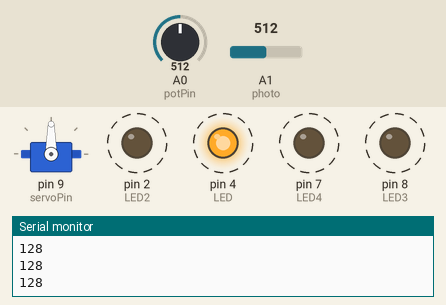
A sketch run on a simulated Arduino Uno, built with avr-gcc and run on an emulated ATmega328P. Parts: servo, output pins drawn as LEDs (lit = HIGH), the last lines printed to the serial monitor. Dashed ring = blinking. Inputs (shaded band) come from the test bench; at power-on: A0 (potPin) = 512, A1 (photo) = 512.

Above: at 1.2 s.
1.3 s: A0 (potPin) set to 522
At 1.47 s:
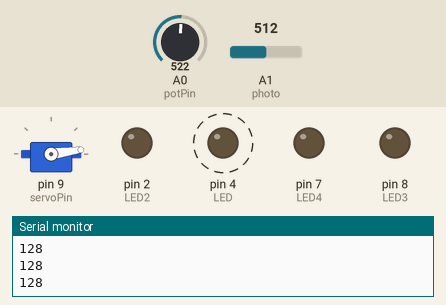
4.3 s: A0 (potPin) set to 511
At 4.51 s:
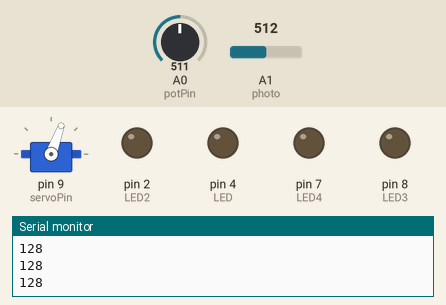
7.3 s: A0 (potPin) set to 825
10.3 s: A0 (potPin) set to 807
At 10.6 s:
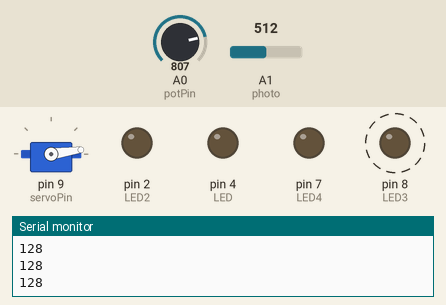
13.3 s: A0 (potPin) set to 900
At 14.24 s:
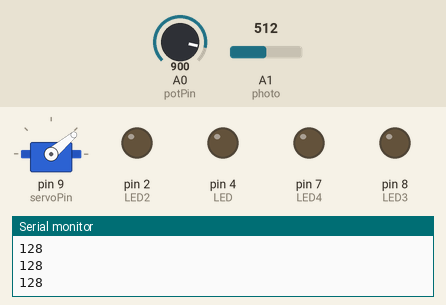
Timing chart, 0 to 17.3 s (numbered marks = the images above; inputs shaded):
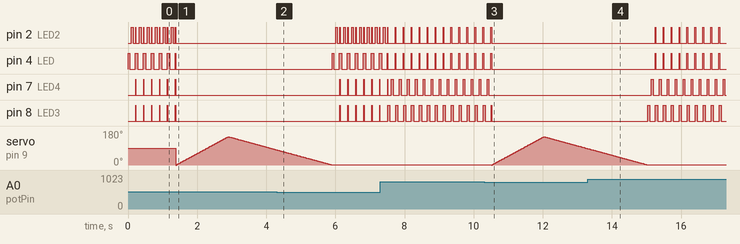

The sketch:

Servo_Sweep.ino
```cpp
#include <Servo.h>
const int photo = A1;
const int potPin = A0;
const int servoPin = 9;
const int LED = 4;
const int LED2 = 2;
const int LED3 = 8;
const int LED4 = 7;
int value = 0;
int readingPot = 0;
int readingPhoto = 0;
int angle = 0;
Servo servo;
void setup() {
  servo.attach(servoPin);
  pinMode (LED, OUTPUT);
  pinMode (LED2, OUTPUT);
  pinMode (LED3, OUTPUT);
  pinMode (LED4, OUTPUT);
  Serial.begin(9600);
}
void loop() {

  readingPot = analogRead(potPin);
  if (readingPot >25 && readingPot <= 512) {
  digitalWrite (LED, HIGH);
    delay (50);
    digitalWrite (LED, LOW);
    delay (50);
    digitalWrite (LED2, HIGH);
    delay (50);
    digitalWrite (LED2, LOW);
    delay (50);

  value = analogRead(photo);
  delay(10);
  value = value / 4;
  analogWrite(LED,value);
  delay(10);
  analogWrite(LED2,value);
  analogWrite(LED3,value);
  analogWrite(LED4,value);
  delay(10);
  Serial.println(value);

  } else if (readingPot > 512 && readingPot <= 815) {

    for (angle = 0; angle < 150; angle++) {
      servo.write(angle);
      delay(10);
    }

    for (angle = 150; angle > 0; angle--) {
      servo.write(angle);
      delay(20);
    }
  }else if (readingPot > 815 && readingPot <= 1000){
    digitalWrite (LED3, HIGH);
    delay (50);
    digitalWrite (LED3, LOW);
    delay (50);
    digitalWrite (LED4, HIGH);
    delay (50);
    digitalWrite (LED4, LOW);
    delay (50);
  value = analogRead(photo);
  delay(10);
  value = value / 4;
  analogWrite(LED,value);
  analogWrite(LED2,value);
  delay(10);
  analogWrite(LED3,value);
  delay(10);
  analogWrite(LED4,value);
  Serial.println(value);
  }else {
  }
    digitalWrite (LED, LOW);
    digitalWrite (LED2, LOW);
    digitalWrite (LED3, LOW);
    digitalWrite (LED4, LOW);

  }
```

Measured:
- the behaviour switches between 512 and 513 on A0 (potPin) (found by bisection; images 0 and 1)
- after the input at 1.3 s, pin 2 (LED2), pin 7 (LED4), pin 8 (LED3): goes on until 1.4 s, then stays LOW
- after the input at 4.3 s, pin 2 (LED2): alternates HIGH for 0.03 s and LOW for 0.07 s, starting after 1.7 s; pin 4 (LED): alternates HIGH for 0.07 s and LOW for 0.16 s, starting after 1.6 s; pin 7 (LED4), pin 8 (LED3): alternates HIGH for 0.01 s and LOW for 0.22 s, starting after 1.8 s; servo on pin 9 (servoPin): goes on until 5.9 s, then stays 1°
- after the input at 10.3 s, pin 2 (LED2), pin 4 (LED): goes on until 10.5 s, then stays LOW; pin 7 (LED4): goes on until 10.4 s, then stays LOW
- after the input at 13.3 s, pin 2 (LED2), pin 4 (LED): alternates HIGH for 0.02 s and LOW for 0.21 s, starting after 1.9 s; pin 7 (LED4): alternates HIGH for 0.05 s and LOW for 0.18 s, starting after 1.8 s; pin 8 (LED3): alternates HIGH for 0.06 s and LOW for 0.17 s, starting after 1.7 s; servo on pin 9 (servoPin): goes on until 15.0 s, then stays 1°
- by itself, pin 2 (LED2): alternates HIGH for 0.03 s and LOW for 0.09 s
- by itself, pin 7 (LED4), pin 8 (LED3): alternates HIGH for 0.01 s and LOW for 0.22 s
